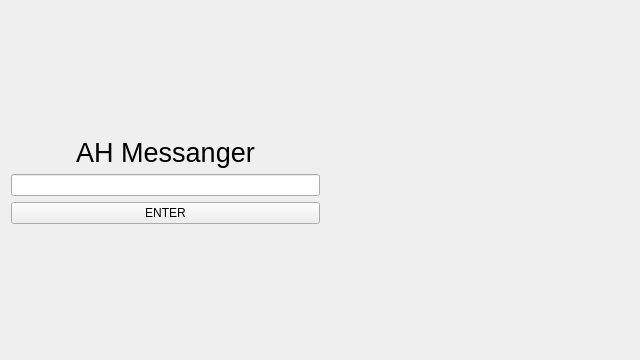
<?xml version="1.0" encoding="UTF-8"?>
<ui version="4.0">
 <class>Form</class>
 <widget class="QWidget" name="Form">
  <property name="geometry">
   <rect>
    <x>0</x>
    <y>0</y>
    <width>640</width>
    <height>360</height>
   </rect>
  </property>
  <property name="minimumSize">
   <size>
    <width>640</width>
    <height>360</height>
   </size>
  </property>
  <property name="maximumSize">
   <size>
    <width>640</width>
    <height>360</height>
   </size>
  </property>
  <property name="windowTitle">
   <string>Form</string>
  </property>
  <layout class="QHBoxLayout" name="horizontalLayout_2">
   <item>
    <layout class="QHBoxLayout" name="mainLayout">
     <item>
      <layout class="QVBoxLayout" name="menu">
       <item>
        <spacer name="verticalSpacer_2">
         <property name="orientation">
          <enum>Qt::Vertical</enum>
         </property>
         <property name="sizeHint" stdset="0">
          <size>
           <width>20</width>
           <height>40</height>
          </size>
         </property>
        </spacer>
       </item>
       <item>
        <widget class="QLabel" name="label">
         <property name="styleSheet">
          <string notr="true">font: 9pt &quot;MS Sans Serif&quot;;</string>
         </property>
         <property name="text">
          <string>&lt;html&gt;&lt;head/&gt;&lt;body&gt;&lt;p align=&quot;center&quot;&gt;&lt;span style=&quot; font-size:20pt; color:#000000;&quot;&gt;AH Messanger&lt;/span&gt;&lt;/p&gt;&lt;/body&gt;&lt;/html&gt;</string>
         </property>
        </widget>
       </item>
       <item>
        <widget class="QLineEdit" name="userName"/>
       </item>
       <item>
        <widget class="QPushButton" name="pushButton">
         <property name="text">
          <string>ENTER</string>
         </property>
        </widget>
       </item>
       <item>
        <spacer name="verticalSpacer">
         <property name="orientation">
          <enum>Qt::Vertical</enum>
         </property>
         <property name="sizeHint" stdset="0">
          <size>
           <width>20</width>
           <height>40</height>
          </size>
         </property>
        </spacer>
       </item>
      </layout>
     </item>
    </layout>
   </item>
   <item>
    <spacer name="horizontalSpacer">
     <property name="orientation">
      <enum>Qt::Horizontal</enum>
     </property>
     <property name="sizeHint" stdset="0">
      <size>
       <width>40</width>
       <height>20</height>
      </size>
     </property>
    </spacer>
   </item>
  </layout>
 </widget>
 <resources/>
 <connections/>
</ui>
